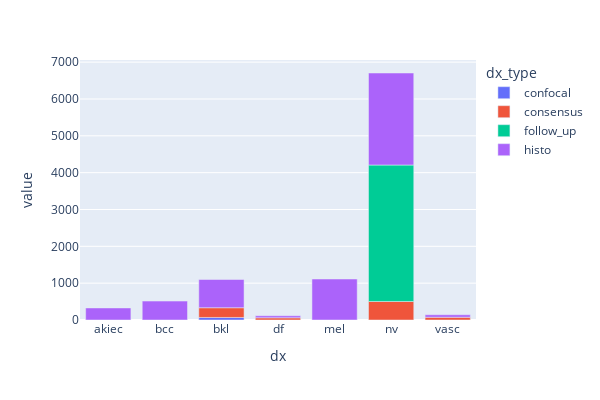

Source (notebook cell):
### Code cell
fig_1 = px.bar(df_meta.groupby(['dx', 'dx_type']).size().unstack(level=1),width=600, height=400)
fig_1.update_layout(title_text='', title_x=0.5)
fig_1.show()

### Figure 1 — Plotly figure (JSON) as saved in the notebook; plotly's stock layout.template omitted (floating-point values rounded to 4 significant figures)
{"data": [{"alignmentgroup": "True", "hovertemplate": "dx_type=confocal<br>dx=%{x}<br>value=%{y}<extra></extra>", "legendgroup": "confocal", "marker": {"color": "#636efa", "pattern": {"shape": ""}}, "name": "confocal", "offsetgroup": "confocal", "orientation": "v", "showlegend": true, "textposition": "auto", "type": "bar", "x": ["akiec", "bcc", "bkl", "df", "mel", "nv", "vasc"], "xaxis": "x", "y": [null, null, 69, null, null, null, null], "yaxis": "y"}, {"alignmentgroup": "True", "hovertemplate": "dx_type=consensus<br>dx=%{x}<br>value=%{y}<extra></extra>", "legendgroup": "consensus", "marker": {"color": "#EF553B", "pattern": {"shape": ""}}, "name": "consensus", "offsetgroup": "consensus", "orientation": "v", "showlegend": true, "textposition": "auto", "type": "bar", "x": ["akiec", "bcc", "bkl", "df", "mel", "nv", "vasc"], "xaxis": "x", "y": [null, null, 264, 60, null, 503, 75], "yaxis": "y"}, {"alignmentgroup": "True", "hovertemplate": "dx_type=follow_up<br>dx=%{x}<br>value=%{y}<extra></extra>", "legendgroup": "follow_up", "marker": {"color": "#00cc96", "pattern": {"shape": ""}}, "name": "follow_up", "offsetgroup": "follow_up", "orientation": "v", "showlegend": true, "textposition": "auto", "type": "bar", "x": ["akiec", "bcc", "bkl", "df", "mel", "nv", "vasc"], "xaxis": "x", "y": [null, null, null, null, null, 3704, null], "yaxis": "y"}, {"alignmentgroup": "True", "hovertemplate": "dx_type=histo<br>dx=%{x}<br>value=%{y}<extra></extra>", "legendgroup": "histo", "marker": {"color": "#ab63fa", "pattern": {"shape": ""}}, "name": "histo", "offsetgroup": "histo", "orientation": "v", "showlegend": true, "textposition": "auto", "type": "bar", "x": ["akiec", "bcc", "bkl", "df", "mel", "nv", "vasc"], "xaxis": "x", "y": [327, 514, 766, 55, 1113, 2498, 67], "yaxis": "y"}], "layout": {"barmode": "relative", "height": 400, "legend": {"title": {"text": "dx_type"}, "tracegroupgap": 0}, "margin": {"t": 60}, "title": {"text": "", "x": 0.5}, "width": 600, "xaxis": {"anchor": "y", "domain": [0, 1], "title": {"text": "dx"}}, "yaxis": {"anchor": "x", "domain": [0, 1], "title": {"text": "value"}}}}
